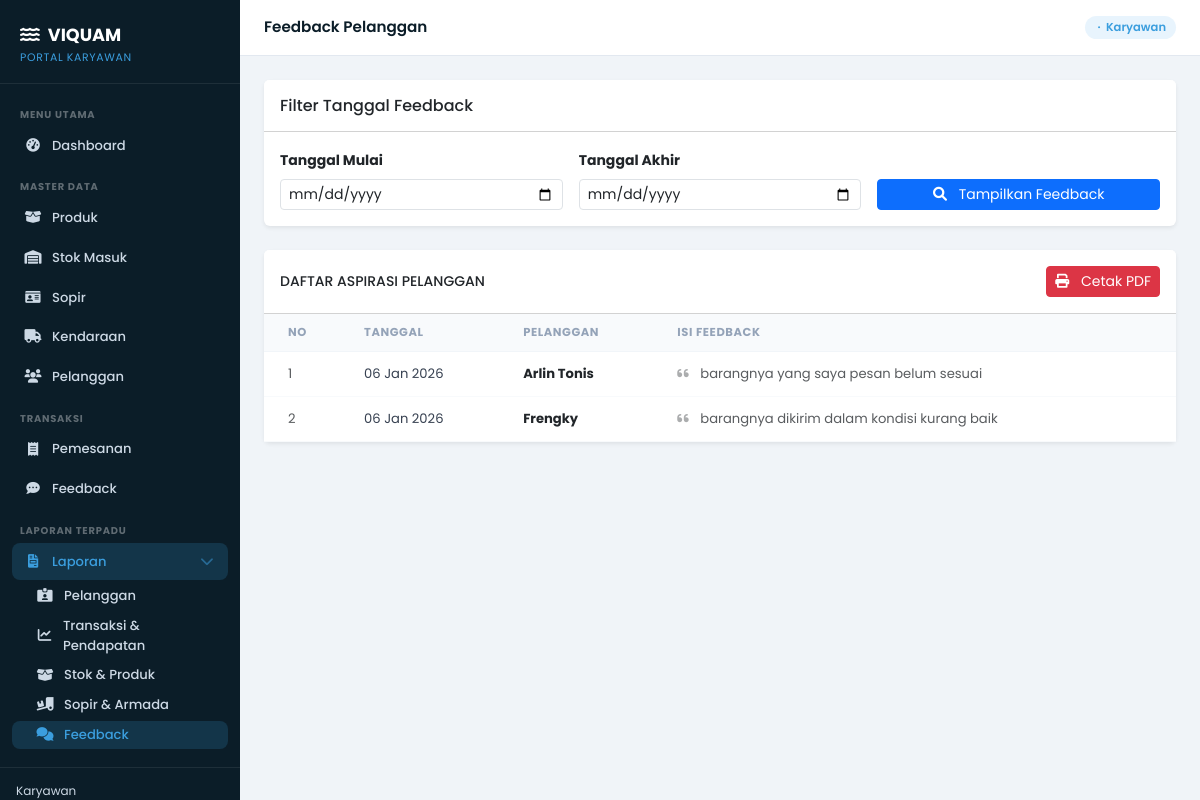
The app's page /laporan/feedback/, older data.
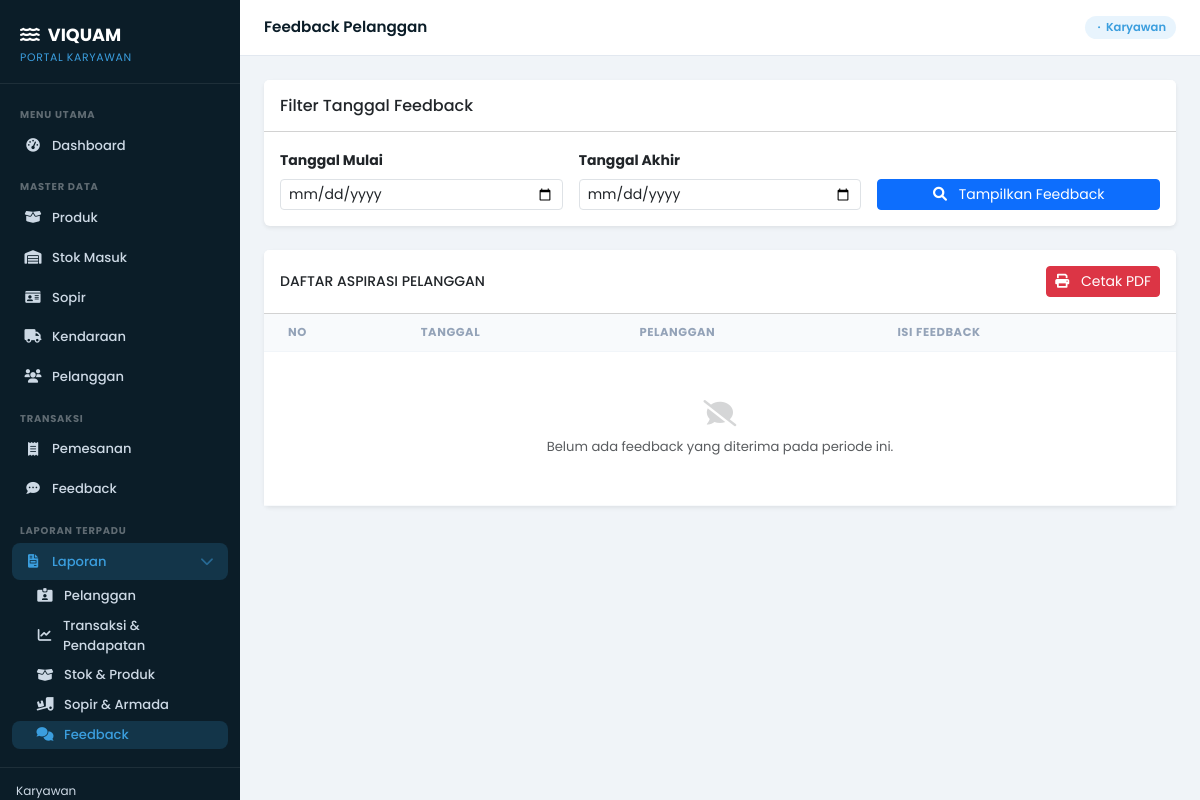
The same page, newer data.
### core/models.py (models this page shows, shortened)
class Feedback(models.Model):
    idFeedback = models.AutoField(primary_key=True, verbose_name='ID Feedback')
    idPelanggan = models.ForeignKey(Pelanggan, on_delete=models.CASCADE, verbose_name='Pelanggan')
    isi = models.TextField(verbose_name='Isi Feedback')
    tanggal = models.DateTimeField(auto_now_add=True, verbose_name='Tanggal Feedback')
    class Meta:
        verbose_name = 'Feedback'
        verbose_name_plural = 'Feedback'

class Pelanggan(models.Model):
    idPelanggan = models.AutoField(primary_key=True, verbose_name='ID Pelanggan')
    nama = models.CharField(max_length=50, verbose_name='Nama Pelanggan')
    noWa = models.CharField(max_length=20, verbose_name='Nomor WhatsApp')
    alamat = models.CharField(max_length=200, verbose_name='Detail Alamat (Blok/No Rumah)')
    latitude = models.DecimalField(max_digits=10, decimal_places=7, null=True, blank=True, verbose_name='Latitude')
    longitude = models.DecimalField(max_digits=10, decimal_places=7, null=True, blank=True, verbose_name='Longitude')
    username = models.CharField(max_length=20, unique=True, verbose_name='Username')
    password = models.CharField(max_length=150, verbose_name='Password (Hash)')
    isLangganan = models.BooleanField(default=False, verbose_name='Pelanggan Langganan')
    npwp = models.CharField(max_length=20, null=True, blank=True, verbose_name='NPWP')
    class Meta:
        verbose_name = 'Pelanggan'
        verbose_name_plural = 'Pelanggan'

### core/karyawan_views.py (the view)
# urls.py: path('laporan/feedback/',            karyawan_views.laporan_feedback,            name='laporan-feedback'),
def laporan_feedback(request):
    start_date, end_date, tgl_mulai, tgl_akhir = _parse_date_range(request)
    feedback_qs = Feedback.objects.select_related('idPelanggan').all().order_by('-tanggal')
    if start_date:
        feedback_qs = feedback_qs.filter(tanggal__gte=start_date)
    if end_date:
        feedback_qs = feedback_qs.filter(tanggal__lte=end_date)
    return render(request, 'core/laporan_feedback.html', {
        'feedback_list': feedback_qs,
        'tgl_mulai': tgl_mulai,
        'tgl_akhir': tgl_akhir,
        'active_menu': 'laporan_feedback'
    })

### core/karyawan_views.py (called while the page is built)
def _parse_date_range(request):
    tgl_mulai = request.GET.get('tgl_mulai')
    tgl_akhir = request.GET.get('tgl_akhir')
    start_date = None
    end_date = None
    if tgl_mulai:
        try:
            start_date = datetime.strptime(tgl_mulai, '%Y-%m-%d')
        except ValueError:
            pass
    if tgl_akhir:
        try:
            end_date = datetime.strptime(tgl_akhir, '%Y-%m-%d')
        except ValueError:
            pass
    return start_date, end_date, tgl_mulai, tgl_akhir

### core/templates/core/laporan_feedback.html (shortened to what this page needs)
{% extends "karyawan/base_karyawan.html" %}
{% block page_title %}Feedback Pelanggan{% endblock %}
{% block content %}
<div class="card shadow-sm border-0 mb-4">
    <div class="card-header bg-white py-3">
        <h6 class="m-0 font-weight-bold text-dark">Filter Tanggal Feedback</h6>
    </div>
    <div class="card-body">
        <form method="get" class="row g-3 align-items-end">
            <div class="col-md-4">
                <label for="tgl_mulai" class="form-label small fw-bold">Tanggal Mulai</label>
                <input type="date" name="tgl_mulai" id="tgl_mulai" class="form-control form-control-sm" value="{{ tgl_mulai }}">
            </div>
            <div class="col-md-4">
                <label for="tgl_akhir" class="form-label small fw-bold">Tanggal Akhir</label>
                <input type="date" name="tgl_akhir" id="tgl_akhir" class="form-control form-control-sm" value="{{ tgl_akhir }}">
            </div>
            <div class="col-md-4">
                <button type="submit" class="btn btn-primary btn-sm px-4 w-100">
                    <i class="fas fa-search me-2"></i> Tampilkan Feedback
                </button>
            </div>
        </form>
    </div>
</div>
<div class="card shadow-sm border-0">
    <div class="card-header bg-white py-3 d-flex justify-content-between align-items-center">
        <h6 class="m-0 font-weight-bold text-dark text-uppercase small">Daftar Aspirasi Pelanggan</h6>
        <button type="button" onclick="window.print()" class="btn btn-danger btn-sm">
            <i class="fas fa-print me-2"></i> Cetak PDF
        </button>
    </div>
    <div class="card-body p-0">
        <div class="table-responsive">
            <table class="table table-hover align-middle mb-0" style="font-size: .85rem;">
                <thead class="bg-light">
                    <tr>
                        <th class="ps-4">No</th>
                        <th>Tanggal</th>
                        <th>Pelanggan</th>
                        <th class="pe-4">Isi Feedback</th>
                    </tr>
                </thead>
                <tbody>
                    {% for feedback in feedback_list %}
                    <tr>
                        <td class="ps-4 text-muted">{{ forloop.counter }}</td>
                        <td>{{ feedback.tanggal|date:"d M Y" }}</td>
                        <td class="fw-bold text-dark">{{ feedback.idPelanggan.nama|default:"Anonim" }}</td>
                        <td class="pe-4 italic small text-muted">
                            <i class="fas fa-quote-left me-2 opacity-50"></i>
                            {{ feedback.isi }}
                        </td>
                    </tr>
                    {% empty %}
                    <tr>
                        <td colspan="4" class="text-center py-5 text-muted">
                            <div class="mb-2"><i class="fas fa-comment-slash fa-2x opacity-25"></i></div>
                            Belum ada feedback yang diterima pada periode ini.
                        </td>
                    </tr>
                    {% endfor %}
                </tbody>
            </table>
        </div>
    </div>
</div>
{% endblock %}

Row changes from the older to the newer data that the page shows:
removed Feedback: tanggal "06 Jan 2026", idPelanggan.nama "Arlin Tonis", isi "barangnya yang saya pesan belum sesuai"
removed Feedback: tanggal "06 Jan 2026", idPelanggan.nama "Frengky", isi "barangnya dikirim dalam kondisi kurang baik"
Text that changed along with them:
text now shown: "Belum ada feedback yang diterima pada periode ini."
